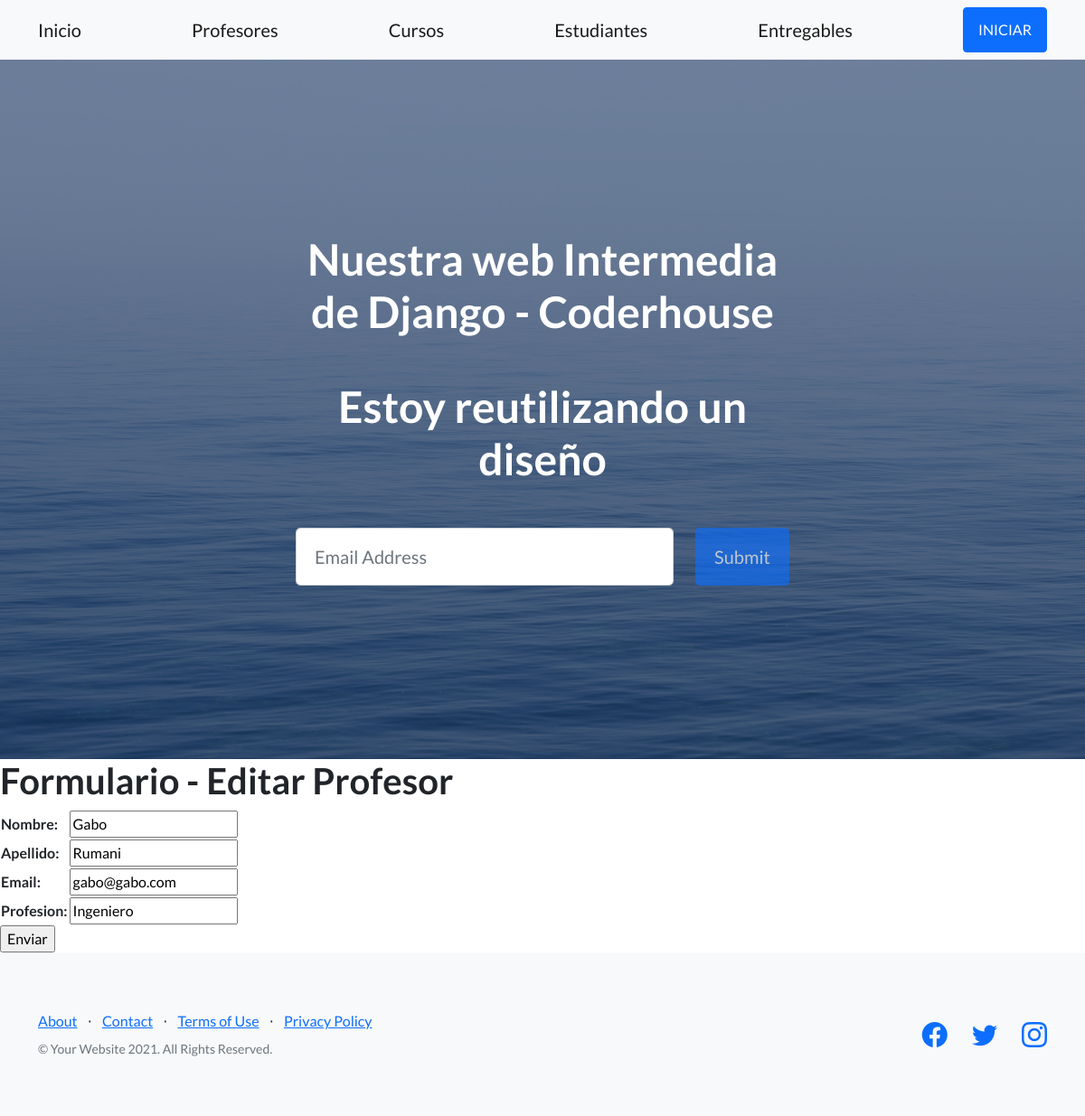
The page /AppCoder/editarProfesor/Gabo/ on the database its author committed.
### AppCoder/models.py (models this page shows, shortened)
class Profesor(models.Model):
    nombre = models.CharField(max_length=30)
    apellido = models.CharField(max_length=30)
    email = models.EmailField()
    profesion = models.CharField(max_length=30)

### AppCoder/views.py (the view)
# urls.py: path('editarProfesor/<profesor_nombre>/', views.editarProfesor, name="EditarProfesor"),
def editarProfesor(request, profesor_nombre):
      profesor = Profesor.objects.get(nombre=profesor_nombre)
      if request.method == 'POST':
            miFormulario = ProfesorFormulario(request.POST) #aquí mellega toda la información del html
            print(miFormulario)
            if miFormulario.is_valid:   #Si pasó la validación de Django
                  informacion = miFormulario.cleaned_data
                  profesor.nombre = informacion['nombre']
                  profesor.apellido = informacion['apellido']
                  profesor.email = informacion['email']
                  profesor.profesion = informacion['profesion']
                  profesor.save()
                  return render(request, "AppCoder/inicio.html") #Vuelvo al inicio o a donde quieran
      else:
            miFormulario= ProfesorFormulario(initial={'nombre': profesor.nombre, 'apellido':profesor.apellido ,
            'email':profesor.email, 'profesion':profesor.profesion})
      return render(request, "AppCoder/editarProfesor.html", {"miFormulario":miFormulario, "profesor_nombre":profesor_nombre})

### AppCoder/forms.py
class ProfesorFormulario(forms.Form):
    nombre = forms.CharField(max_length=30)
    apellido = forms.CharField(max_length=40)
    email = forms.EmailField()
    profesion = forms.CharField(max_length=30)

### AppCoder/templates/AppCoder/editarProfesor.html (shortened to what this page needs)
{% extends "AppCoder/padre.html" %}
{% load static %}
{% block contenidoQueCambia %}
    <h1>Formulario - Editar Profesor</h1>
    <form action="" method="POST">{% csrf_token %}
        <table>
            {{ miFormulario.as_table }}
        </table>
        <input type="submit", value="Enviar">
    </form>
{% endblock %}

### rows shown on the page
Profesor: nombre "Gabo", apellido "Rumani", email "gabo@gabo.com", profesion "Ingeniero"
